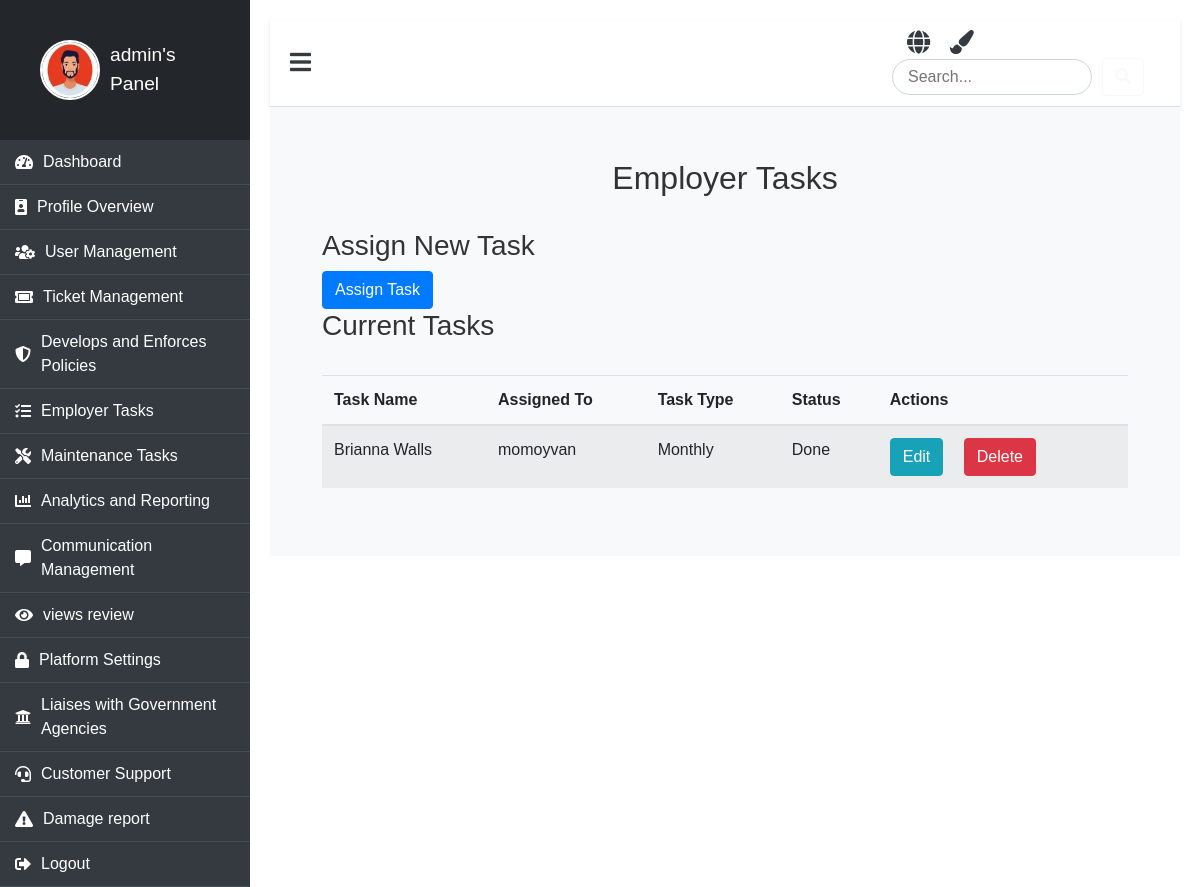
/employer-tasks/ (signed in), run on an earlier commit of the app's database.
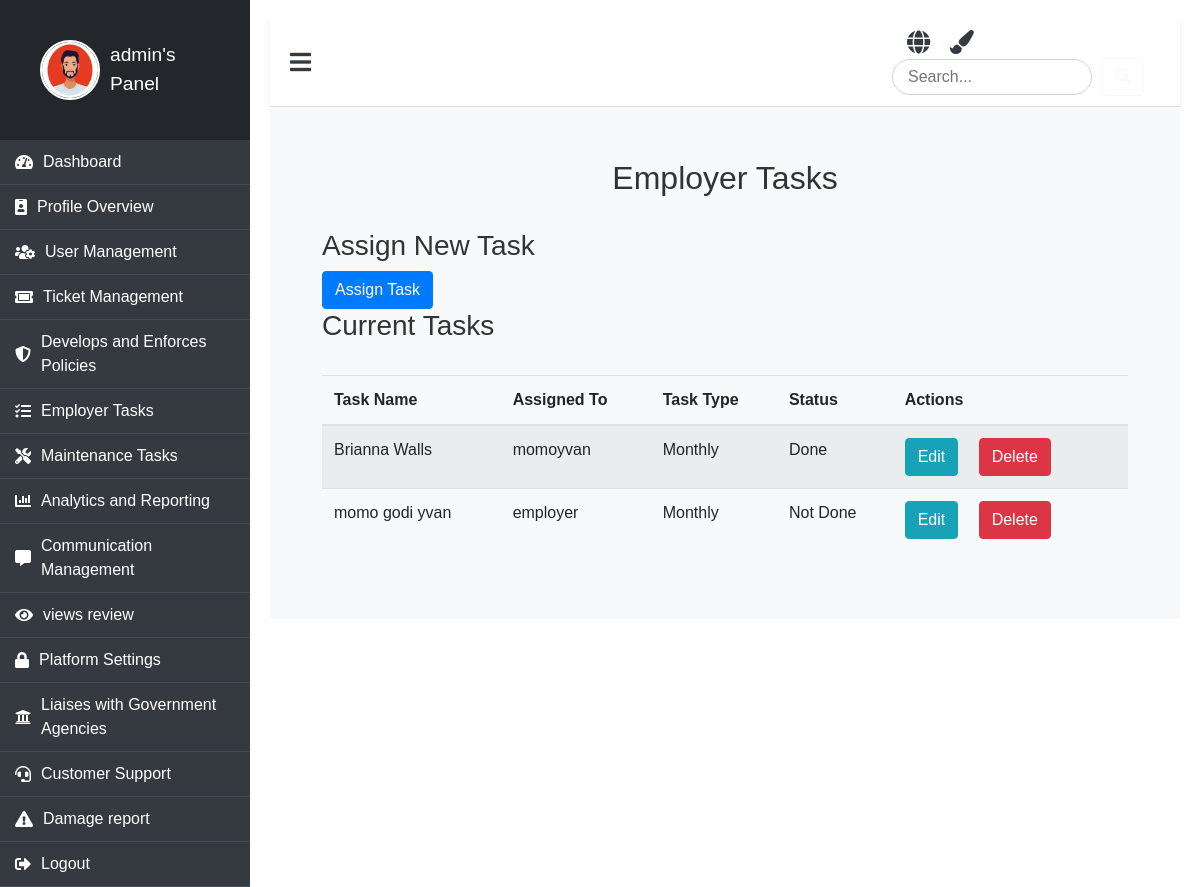
And on a later commit of the database.
### booking/models.py (models this page shows, shortened)
class Task(models.Model):
    TASK_TYPE_CHOICES = (
        ('periodic', 'Periodic'),
        ('monthly', 'Monthly'),
    )
    STATUS_CHOICES = (
        ('done', 'Done'),
        ('not_done', 'Not Done'),
    )
    SANCTION_CHOICES = (
        ('none', 'None'),
        ('warning', 'Warning'),
        ('temporary_ban', 'Temporary Ban'),
    )
    assigned_to = models.ForeignKey(CustomUser, on_delete=models.CASCADE, limit_choices_to={'role': 'employer'})
    name = models.CharField(max_length=255)
    description = models.TextField()
    task_type = models.CharField(max_length=20, choices=TASK_TYPE_CHOICES)
    ticket_quota = models.IntegerField()
    is_on_guard = models.BooleanField(default=False)  # Whether the user is on guard duty
    status = models.CharField(max_length=20, choices=STATUS_CHOICES, default='not_done')
    sanction = models.CharField(max_length=20, choices=SANCTION_CHOICES, default='none')
    assigned_at = models.DateTimeField(auto_now_add=True)
    updated_at = models.DateTimeField(auto_now=True)

class CustomUser(AbstractUser):
    ROLE_CHOICES = (
        ('admin', 'Admin'),
        ('employer', 'Employer'),
        ('passenger', 'Passenger'),
        ('maintenance', 'Maintenance'),
    )
    role = models.CharField(max_length=30, choices=ROLE_CHOICES, default='passenger')
    profile_picture = models.ImageField(upload_to='profile_pictures/', blank=True, null=True)
    phone = models.CharField(max_length=15, default='0000000000')  # Provide a default value
    address = models.TextField(null=True, blank=True)  # Temporarily allow null

### booking/views.py (the view)
# urls.py: path('employer-tasks/', views.employer_task_list, name='employer_task_list'),
@user_passes_test(is_admin)
def employer_task_list(request):
    employers = CustomUser.objects.filter(role='employer')
    tasks = Task.objects.all()
    return render(request, 'panel/admin/employer/employer_task_list.html', {
        'employers': employers,
        'tasks': tasks,
    })

### booking/views.py (called while the page is built)
def is_admin(user):
    return user.is_authenticated and user.role == 'admin'

### booking/templates/panel/admin/employer/employer_task_list.html (shortened to what this page needs)
{% extends "panel/base/base_admin.html" %}
{% load static %}
{% block content %}
<div class="container">
    <h2>Employer Tasks</h2>
    <h3>Assign New Task</h3>
    <a href="{% url 'assign_task' %}" class="btn btn-primary">Assign Task</a>
    <h3>Current Tasks</h3>
    <table class="table table-striped">
        <thead>
            <tr>
                <th>Task Name</th>
                <th>Assigned To</th>
                <th>Task Type</th>
                <th>Status</th>
                <th>Actions</th>
            </tr>
        </thead>
        <tbody>
            {% for task in tasks %}
            <tr>
                <td>{{ task.name }}</td>
                <td>{{ task.assigned_to.username }}</td>
                <td>{{ task.get_task_type_display }}</td>
                <td>{{ task.get_status_display }}</td>
                <td>
                    <a href="{% url 'edit_task' task.id %}" class="btn btn-info">Edit</a>
                    <a href="{% url 'delete_task' task.id %}" class="btn btn-danger">Delete</a>
                </td>
            </tr>
            {% endfor %}
        </tbody>
    </table>
</div>
{% endblock %}

What changed in the data, as far as the page shows it:
added Task: name "momo godi yvan", assigned_to.username "employer", task_type "Monthly", status "Not Done"
